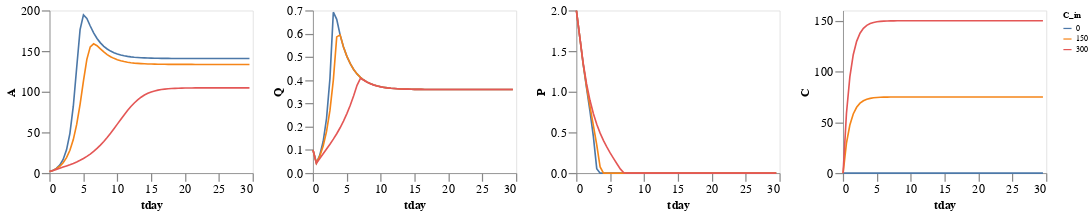

The code cell stored with this chart in its notebook:
### Code cell
AQPC_interface()

### Figure 1 — Vega-Lite specification as saved in the notebook (floating-point values rounded to 4 significant figures; data arrays with more than 128 entries replaced by an {"elided": "..."} marker saying what was removed)
{"config": {"view": {"height": 200, "width": 250}, "mark_circle": {"size": 100}, "axis": {"grid": false, "labelFontSize": 15, "titleFontSize": 15, "tickSize": 10, "tickWidth": 1.5}}, "hconcat": [{"mark": {"type": "line"}, "encoding": {"color": {"field": "C_in", "type": "nominal"}, "x": {"field": "tday", "type": "quantitative"}, "y": {"field": "A", "type": "quantitative"}}}, {"mark": {"type": "line"}, "encoding": {"color": {"field": "C_in", "type": "nominal"}, "x": {"field": "tday", "type": "quantitative"}, "y": {"field": "Q", "type": "quantitative"}}}, {"mark": {"type": "line"}, "encoding": {"color": {"field": "C_in", "type": "nominal"}, "x": {"field": "tday", "type": "quantitative"}, "y": {"field": "P", "type": "quantitative"}}}, {"mark": {"type": "line"}, "encoding": {"color": {"field": "C_in", "type": "nominal"}, "x": {"field": "tday", "type": "quantitative"}, "y": {"field": "C", "type": "quantitative"}}}], "data": {"name": "data-0d2fbd5c19884e521be69f9f3f9fe921"}, "$schema": "https://vega.github.io/schema/vega-lite/v5.20.1.json", "datasets": {"data-0d2fbd5c19884e521be69f9f3f9fe921": {"elided": "180 records"}}}
